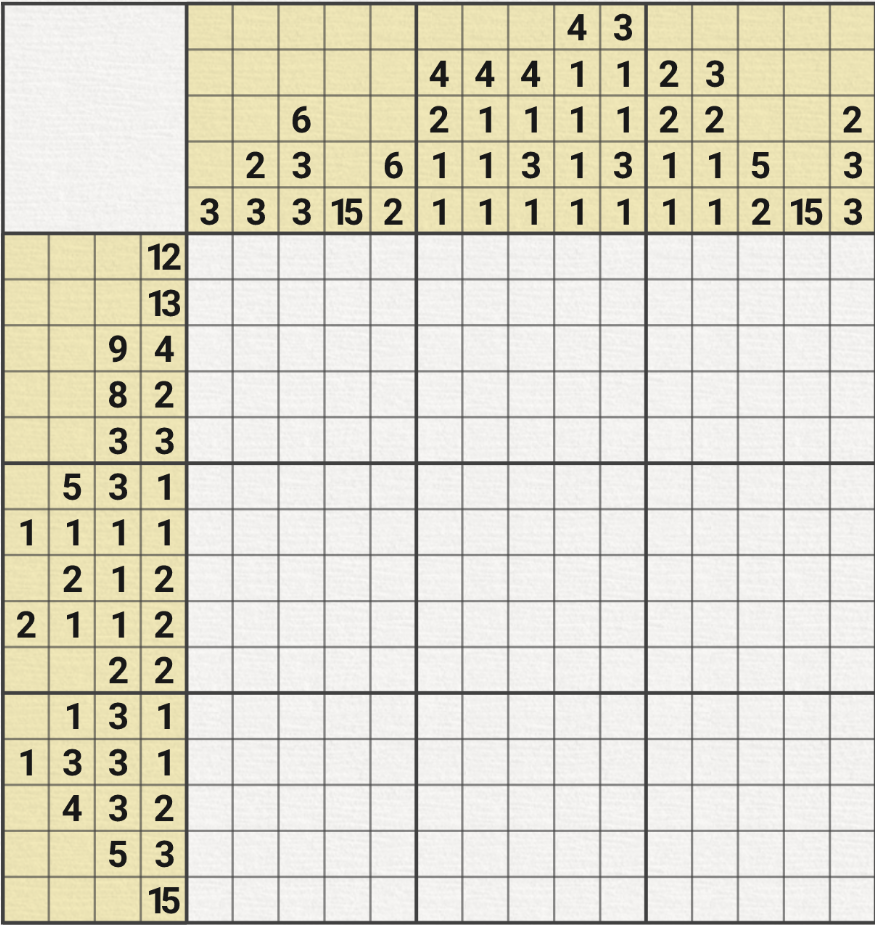
#> input picture Results/pulled.png, 875 x 925 px
$ python -i Reader.py   (imports and definitions only)
#> lines starting #> are read from the running program, lines starting #| are printed output that depends on the picture
import time
import sys
import numpy as np
import cv2


# rows - information about horizontal lines
# columns - information about vertical lines

# [6 lines left out: function get_info_segments_bw, not called in this run]


def crop_numbers():
	img = cv2.imread('Results/pulled.png')
#> img is the input picture: shape (925, 875, 3); mean B, G, R 202.2, 217.5, 220.7
	x = 15
	y = 10

	gr = cv2.cvtColor(img, cv2.COLOR_BGR2LAB)
#> gr: shape (925, 875, 3); mean of channels 0, 1, 2 220.2, 126.7, 135.9
	l, a, b = cv2.split(gr)
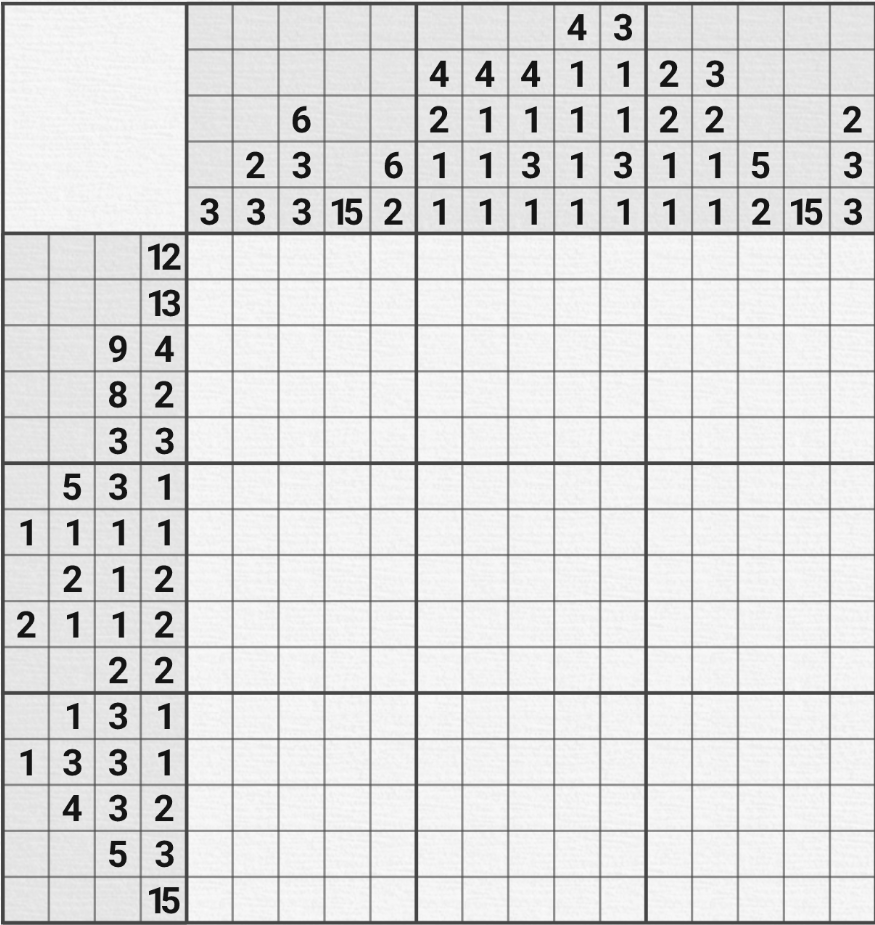
#> l: shape (925, 875); min 21, max 251, mean 220.2
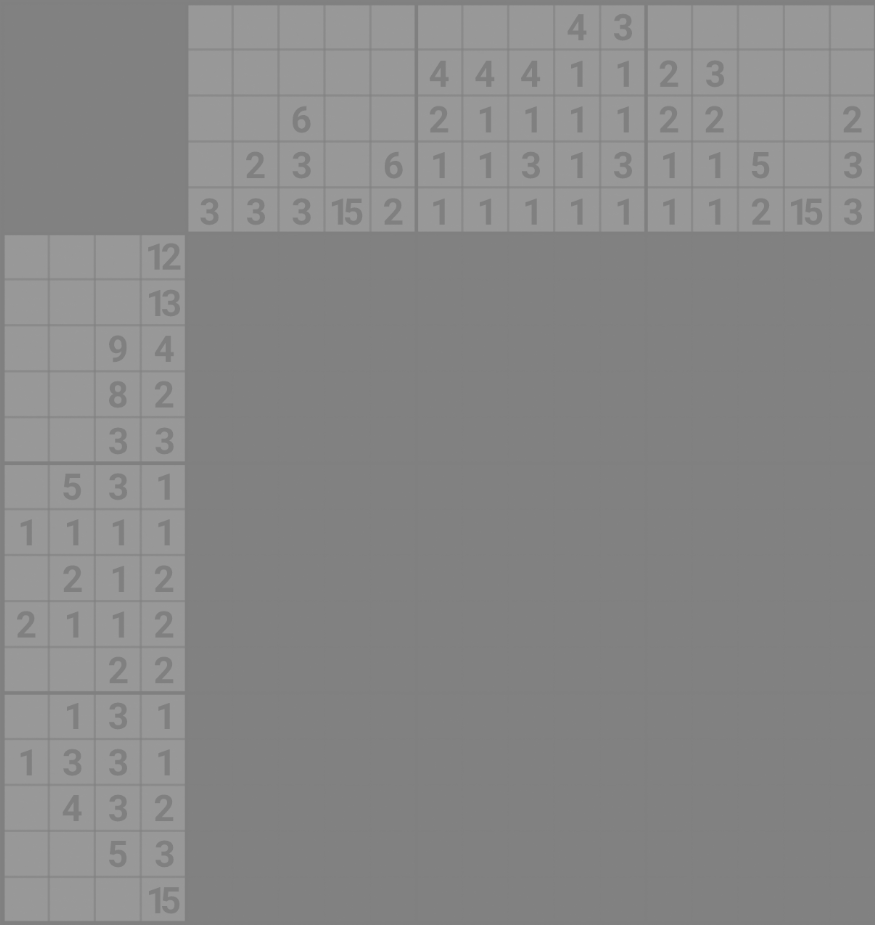
#> b: shape (925, 875); min 128, max 153, mean 135.9
	cv2.imshow('l_channel', l)
	cv2.imshow('a_channel', a)
	cv2.imshow('b_channel', b)

	# -----Applying CLAHE to L-channel-------------------------------------------
	clahe = cv2.createCLAHE(clipLimit=3.0, tileGridSize=(8, 8))
	cl = clahe.apply(l)
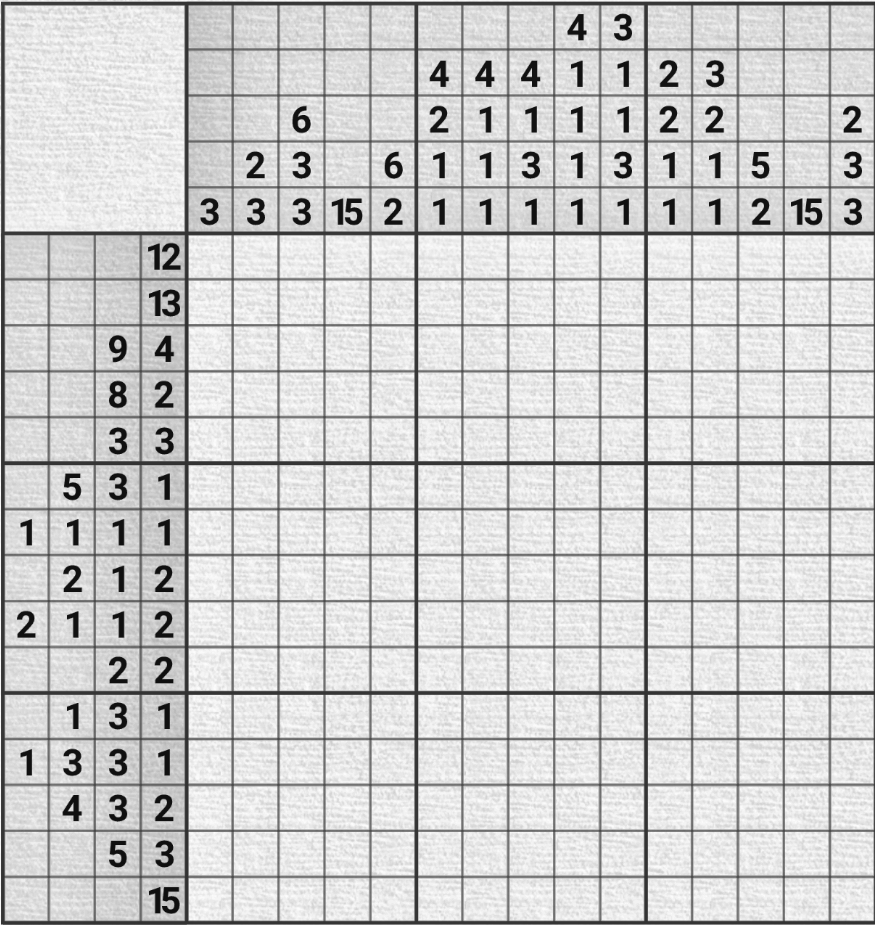
#> cl: shape (925, 875); min 15, max 252, mean 206.8
	cv2.imshow('CLAHE output', cl)

	# -----Merge the CLAHE enhanced L-channel with the a and b channel-----------
	limg = cv2.merge((cl, a, b))
#> limg: shape (925, 875, 3); mean of channels 0, 1, 2 206.8, 126.7, 135.9
	cv2.imshow('limg', limg)

	# -----Converting image from LAB Color model to RGB model--------------------
	gr = cv2.cvtColor(limg, cv2.COLOR_LAB2BGR)
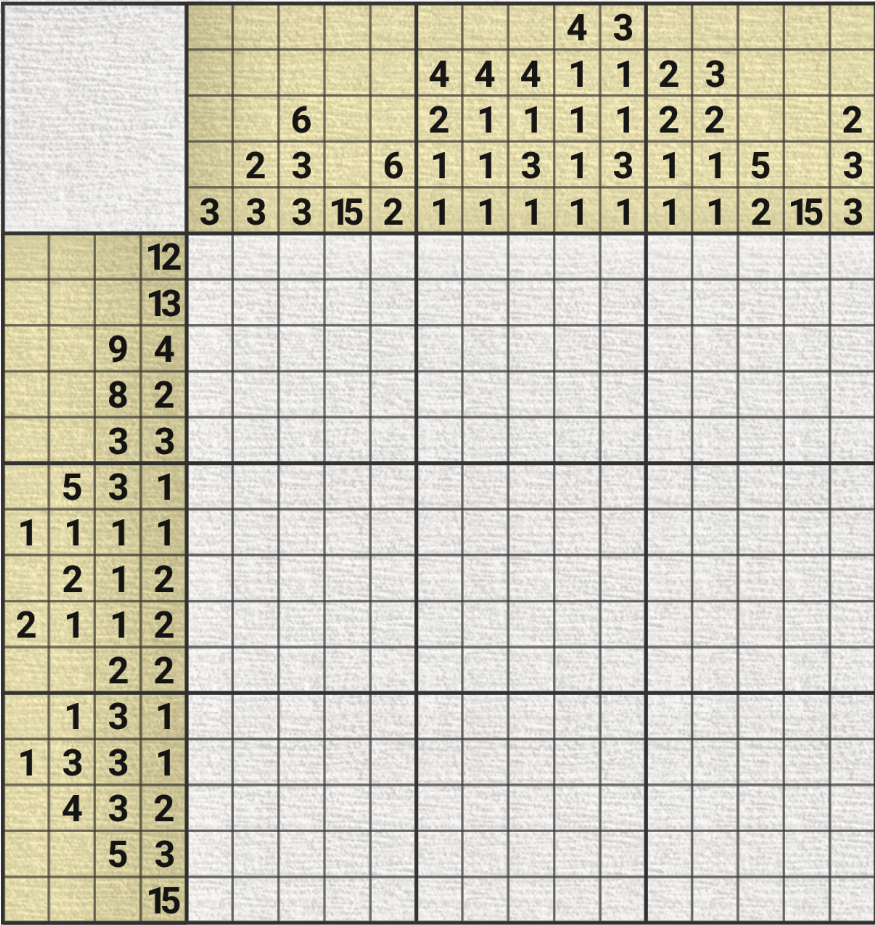
#> gr: shape (925, 875, 3); mean B, G, R 188.2, 203.3, 206.3
	cv2.imshow('final', gr)

	colour = gr[x, y]
#> colour = [237, 239, 240]
	while colour[0] > 70:
		x += 1
		colour = gr[x, y]
#> this loop made 217 passes
#> colour on passes 1 to 3: [237, 239, 240], [228, 230, 231], [225, 227, 228]
#> after the loop, x = 232

	lower_bound = x
#> lower_bound = 232
	x -= 5
#> x = 227
	colour = gr[x, y]
#> colour = [224, 226, 227]
	while colour[0] > 70:
		y += 1
		colour = gr[x, y]
#> this loop made 175 passes
#> colour on passes 1 to 3: [224, 226, 227], [229, 231, 232], [229, 231, 232]
#> after the loop, y = 185

	right_bound = y
#> right_bound = 185
	height, width = img.shape[:2]
#> height = 925; width = 875
	# cropped = img[start_row:end_row, start_col:end_col]
	column_info = img[0:lower_bound, right_bound:width]
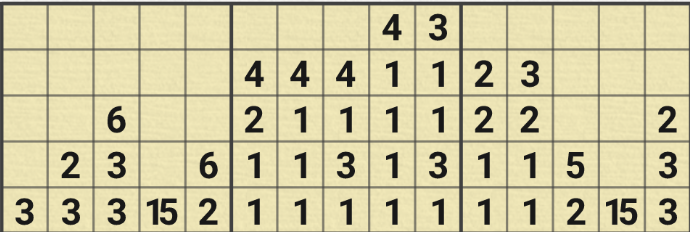
#> column_info: shape (232, 690, 3); mean B, G, R 161.3, 201.1, 208.4
	row_info = img[lower_bound:height, 0:right_bound]
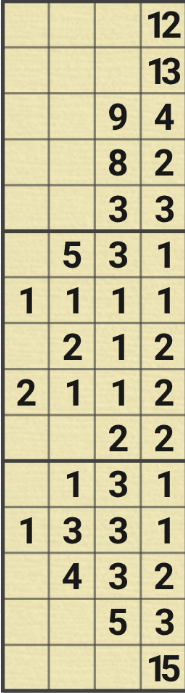
#> row_info: shape (693, 185, 3); mean B, G, R 159.6, 198.9, 206.1
	cv2.imwrite('Results/columns.png', column_info)
	cv2.imwrite('Results/rows.png', row_info)
	return row_info, column_info


# data is pulled from each row
# mowing top-to-bottom
# and right-to-left
# resulting list has all numbers mirrored horizontally
# [26 lines left out: function get_row_data, not called in this run]


def get_column_data(columns_img, number_of_columns):
	pass


# [5 lines left out: function get_number_from_cell, not called in this run]


def get_info_segments_coloured(width, height):
	return None

>>> result = crop_numbers()
